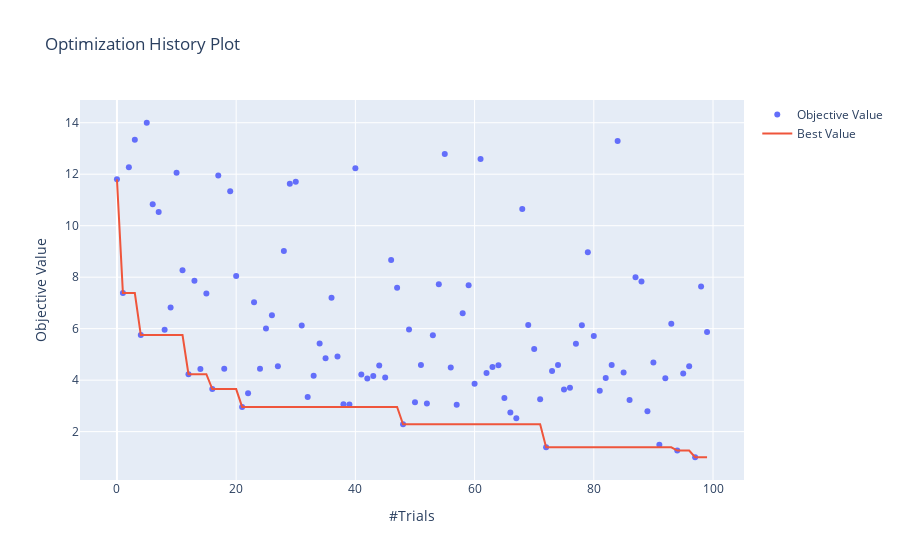

The code cell stored with this chart in its notebook:
### Markdown cell above
### Multivariate-TPE

### Code cell
study = optuna.create_study()
study.sampler = optuna.samplers.TPESampler(seed=42, multivariate=True)
study.optimize(objective, n_trials=100)
print(f"Best value : {study.best_value}")
print(f"Best param : {study.best_params}")

print()

optuna.visualization.plot_optimization_history(study).show()

print()

df = study.trials_dataframe()

fig = plt.figure()
ax = Axes3D(fig)
ax.set_title("Ackley function")
ax.set_xlabel("x")
ax.set_ylabel("y")
ax.set_zlabel("objective")

x = np.arange(-5, 5, 0.1)
y = np.arange(-5, 5, 0.1)

X, Y = np.meshgrid(x, y)
Z = Ackley_2d(X, Y)

trial_x = df["params_x"]
trial_y = df["params_y"]
trial_value = df["value"]

ax.plot_surface(X, Y, Z, alpha=0.5)
ax.plot(trial_x, trial_y, trial_value);

### Figure 1 — Plotly figure (JSON) as saved in the notebook; plotly's stock layout.template omitted (floating-point values rounded to 4 significant figures)
{"data": [{"mode": "markers", "name": "Objective Value", "type": "scatter", "x": [0, 1, 2, 3, 4, 5, 6, 7, 8, 9, 10, 11, 12, 13, 14, 15, 16, 17, 18, 19, 20, 21, 22, 23, 24, 25, 26, 27, 28, 29, 30, 31, 32, 33, 34, 35, 36, 37, 38, 39, 40, 41, 42, 43, 44, 45, 46, 47, 48, 49, 50, 51, 52, 53, 54, 55, 56, 57, 58, 59, 60, 61, 62, 63, 64, 65, 66, 67, 68, 69, 70, 71, 72, 73, 74, 75, 76, 77, 78, 79, 80, 81, 82, 83, 84, 85, 86, 87, 88, 89, 90, 91, 92, 93, 94, 95, 96, 97, 98, 99], "y": [11.8, 7.386, 12.27, 13.34, 5.75, 14.0, 10.84, 10.53, 5.956, 6.818, 12.06, 8.273, 4.231, 7.861, 4.43, 7.365, 3.652, 11.95, 4.44, 11.34, 8.044, 2.96, 3.488, 7.022, 4.447, 6.006, 6.518, 4.543, 9.017, 11.63, 11.71, 6.119, 3.349, 4.166, 5.427, 4.848, 7.202, 4.915, 3.06, 3.049, 12.23, 4.22, 4.061, 4.157, 4.573, 4.107, 8.666, 7.593, 2.283, 5.969, 3.138, 4.589, 3.09, 5.746, 7.722, 12.79, 4.492, 3.041, 6.595, 7.689, 3.864, 12.59, 4.28, 4.511, 4.58, 3.302, 2.744, 2.522, 10.65, 6.138, 5.205, 3.259, 1.394, 4.352, 4.589, 3.634, 3.703, 5.41, 6.13, 8.97, 5.719, 3.589, 4.084, 4.586, 13.29, 4.3, 3.226, 8.001, 7.828, 2.787, 4.683, 1.487, 4.073, 6.188, 1.267, 4.258, 4.538, 1.005, 7.636, 5.867]}, {"name": "Best Value", "type": "scatter", "x": [0, 1, 2, 3, 4, 5, 6, 7, 8, 9, 10, 11, 12, 13, 14, 15, 16, 17, 18, 19, 20, 21, 22, 23, 24, 25, 26, 27, 28, 29, 30, 31, 32, 33, 34, 35, 36, 37, 38, 39, 40, 41, 42, 43, 44, 45, 46, 47, 48, 49, 50, 51, 52, 53, 54, 55, 56, 57, 58, 59, 60, 61, 62, 63, 64, 65, 66, 67, 68, 69, 70, 71, 72, 73, 74, 75, 76, 77, 78, 79, 80, 81, 82, 83, 84, 85, 86, 87, 88, 89, 90, 91, 92, 93, 94, 95, 96, 97, 98, 99], "y": [11.8, 7.386, 7.386, 7.386, 5.75, 5.75, 5.75, 5.75, 5.75, 5.75, 5.75, 5.75, 4.231, 4.231, 4.231, 4.231, 3.652, 3.652, 3.652, 3.652, 3.652, 2.96, 2.96, 2.96, 2.96, 2.96, 2.96, 2.96, 2.96, 2.96, 2.96, 2.96, 2.96, 2.96, 2.96, 2.96, 2.96, 2.96, 2.96, 2.96, 2.96, 2.96, 2.96, 2.96, 2.96, 2.96, 2.96, 2.96, 2.283, 2.283, 2.283, 2.283, 2.283, 2.283, 2.283, 2.283, 2.283, 2.283, 2.283, 2.283, 2.283, 2.283, 2.283, 2.283, 2.283, 2.283, 2.283, 2.283, 2.283, 2.283, 2.283, 2.283, 1.394, 1.394, 1.394, 1.394, 1.394, 1.394, 1.394, 1.394, 1.394, 1.394, 1.394, 1.394, 1.394, 1.394, 1.394, 1.394, 1.394, 1.394, 1.394, 1.394, 1.394, 1.394, 1.267, 1.267, 1.267, 1.005, 1.005, 1.005]}], "layout": {"autosize": true, "title": {"text": "Optimization History Plot"}, "xaxis": {"autorange": true, "range": [-5.821, 104.8], "title": {"text": "#Trials"}, "type": "linear"}, "yaxis": {"autorange": true, "range": [0.05345, 14.95], "title": {"text": "Objective Value"}, "type": "linear"}}}
